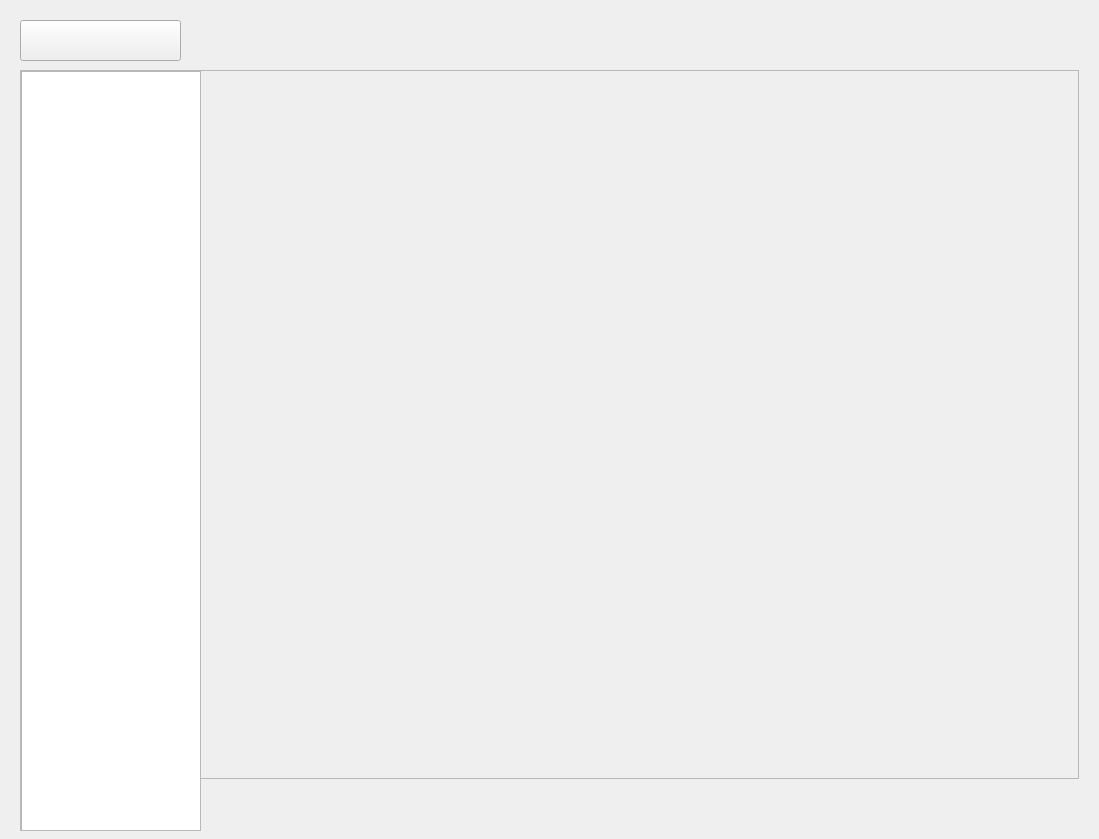
<?xml version="1.0" encoding="UTF-8"?>
<ui version="4.0">
 <class>Form</class>
 <widget class="QWidget" name="Form">
  <property name="geometry">
   <rect>
    <x>0</x>
    <y>0</y>
    <width>1099</width>
    <height>839</height>
   </rect>
  </property>
  <property name="windowTitle">
   <string>Form</string>
  </property>
  <widget class="QScrollArea" name="scrollArea">
   <property name="geometry">
    <rect>
     <x>20</x>
     <y>70</y>
     <width>181</width>
     <height>761</height>
    </rect>
   </property>
   <property name="widgetResizable">
    <bool>true</bool>
   </property>
   <widget class="QWidget" name="scrollAreaWidgetContents">
    <property name="geometry">
     <rect>
      <x>0</x>
      <y>0</y>
      <width>179</width>
      <height>759</height>
     </rect>
    </property>
    <widget class="QTreeView" name="treeView">
     <property name="geometry">
      <rect>
       <x>0</x>
       <y>0</y>
       <width>181</width>
       <height>761</height>
      </rect>
     </property>
     <property name="toolTip">
      <string/>
     </property>
    </widget>
   </widget>
  </widget>
  <widget class="QScrollArea" name="scrollArea_2">
   <property name="geometry">
    <rect>
     <x>200</x>
     <y>70</y>
     <width>879</width>
     <height>709</height>
    </rect>
   </property>
   <property name="widgetResizable">
    <bool>true</bool>
   </property>
   <widget class="QWidget" name="scrollAreaWidgetContents_2">
    <property name="geometry">
     <rect>
      <x>0</x>
      <y>0</y>
      <width>877</width>
      <height>707</height>
     </rect>
    </property>
    <widget class="QWidget" name="gridLayoutWidget">
     <property name="geometry">
      <rect>
       <x>0</x>
       <y>0</y>
       <width>881</width>
       <height>711</height>
      </rect>
     </property>
     <layout class="QGridLayout" name="gridLayout"/>
    </widget>
   </widget>
  </widget>
  <widget class="QPushButton" name="pushButton">
   <property name="geometry">
    <rect>
     <x>20</x>
     <y>20</y>
     <width>161</width>
     <height>41</height>
    </rect>
   </property>
   <property name="text">
    <string/>
   </property>
  </widget>
 </widget>
 <resources/>
 <connections/>
</ui>
